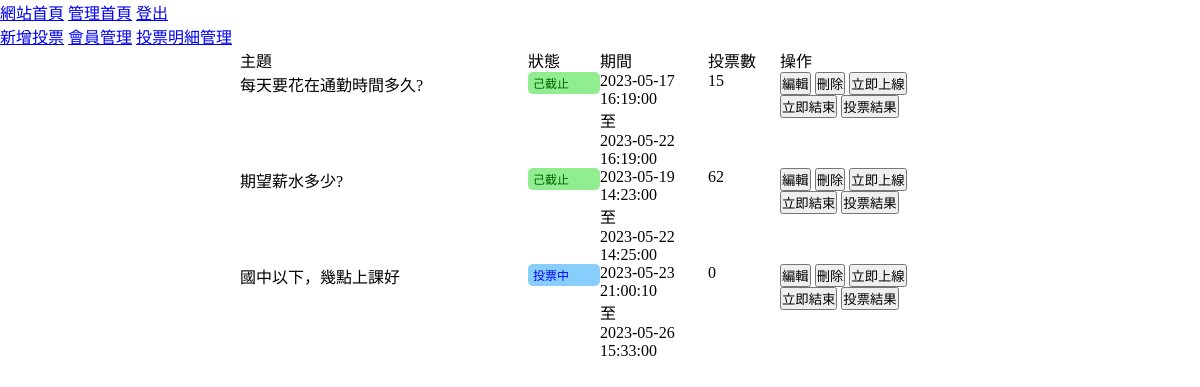
The app's page /backend.php with its own data.
### tables this page shows
CREATE TABLE `topics` (
  `id` int(10) UNSIGNED NOT NULL,
  `subject` text NOT NULL,
  `open_time` datetime NOT NULL,
  `close_time` datetime NOT NULL,
  `type` int(1) UNSIGNED NOT NULL,
  `login` tinyint(1) NOT NULL,
  `created_time` timestamp NOT NULL DEFAULT current_timestamp(),
  `updated_time` timestamp NOT NULL DEFAULT current_timestamp() ON UPDATE current_timestamp()
);

### back/topic_list.php (the view)
<ul class="topic-list">
    <li class="list-row">
        <div class="list-item-title">主題</div>
        <div class="list-item-title">狀態</div>
        <div class="list-item-title">期間</div>
        <div class="list-item-title">投票數</div>
        <div class="list-item-title">操作</div>
    </li>
<?php
    $sql="SELECT `topics`.*,
            sum(`options`.`total`) as '總計'
          FROM `topics`,`options`
          WHERE `topics`.`id`=`options`.`subject_id`
          GROUP BY `topics`.`id`;";
    $rows=$pdo->query($sql)->fetchAll(PDO::FETCH_ASSOC);
    foreach($rows as $row){
?>
    <li class="list-row">
        <div class="list-item"><?=$row['subject'];?></div>
        <div class="list-item">
            <?php
                $now=strtotime('now');
                $open=strtotime($row['open_time']);
                $close=strtotime($row['close_time']);
                if($now<$open){
                    echo "<div class='await'>未開始</div>";
                }else if($now >= $open && $now <=$close){
                    echo "<div class='in-process'>投票中</div>";
                }else{
                    echo "<div class='finish'>己截止</div>";
                }
            ?>
        </div>
        <div class="list-item">
            <div><?=$row['open_time']?></div>
            至
            <div><?=$row['close_time'];?></div>
        </div>
        <div class="list-item">
            <?=$row['總計'];?>
        </div>
        <div class="list-item">
            <button onclick="location.href='./backend.php?do=edit_vote&id=<?=$row['id'];?>'">編輯</button>
            <button onclick="location.href='./back/del_vote.php?id=<?=$row['id'];?>'">刪除</button>
            <button onclick="location.href='./back/open.php?id=<?=$row['id'];?>'">立即上線</button>
            <button onclick="location.href='./back/close.php?id=<?=$row['id'];?>'">立即結束</button>
            <button onclick="location.href='./backend.php?do=result&id=<?=$row['id'];?>'">投票結果</button>
        </div>
    </li>
<?php
    }
?>
</ul>

### css/style.css (style rules this page uses)
* { box-sizing: border-box; margin:0; padding:0; }
.topic-list, .vote-result, .vote-list { list-style-type: none; }
.list-row, .vote-option, .vote-option-title, .vote-subject, .vote-subject-title { display:flex; width:100%; }
.list-item-title:nth-child(1), .list-item:nth-child(1) { width:40%; }
.list-item-title:nth-child(2), .list-item:nth-child(2) { width:10%; }
.list-item-title:nth-child(3), .list-item:nth-child(3) { width:15%; }
.list-item-title:nth-child(4), .list-item:nth-child(4) { width:10%; }
.list-item-title:nth-child(5), .list-item:nth-child(5) { width:25%; }
.in-process { padding:2px 5px; border-radius:5px; background:lightskyblue; color:blue; border:0; font-size:12px; }
.finish { padding:2px 5px; border-radius:5px; background:lightgreen; color:darkgreen; border:0; font-size:12px; }

### records on screen
topics: subject "每天要花在通勤時間多久?", shows "己截止", open_time "2023-05-17 16:19:00", close_time "2023-05-22 16:19:00", 總計 "15"
topics: subject "期望薪水多少?", shows "己截止", open_time "2023-05-19 14:23:00", close_time "2023-05-22 14:25:00", 總計 "62"
topics: subject "國中以下，幾點上課好", shows "投票中", open_time "2023-05-23 21:00:10", close_time "2023-05-26 15:33:00", 總計 "0"
